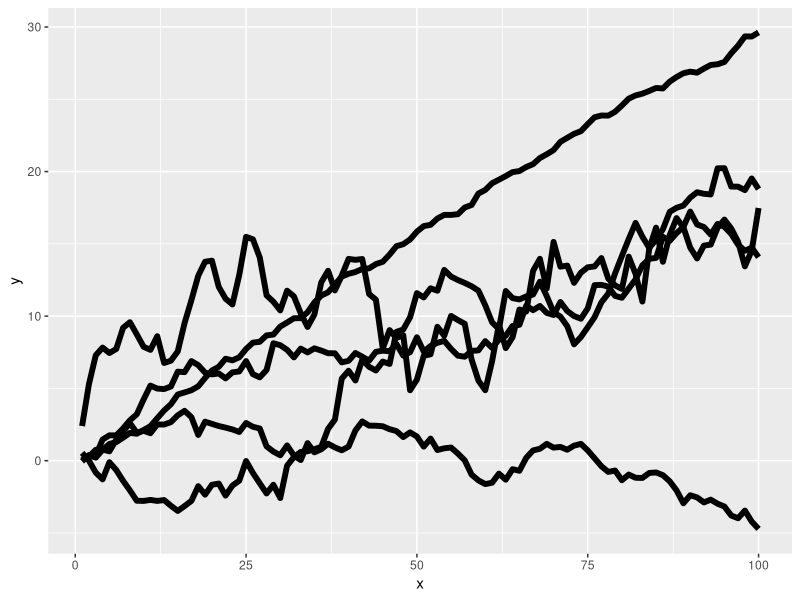
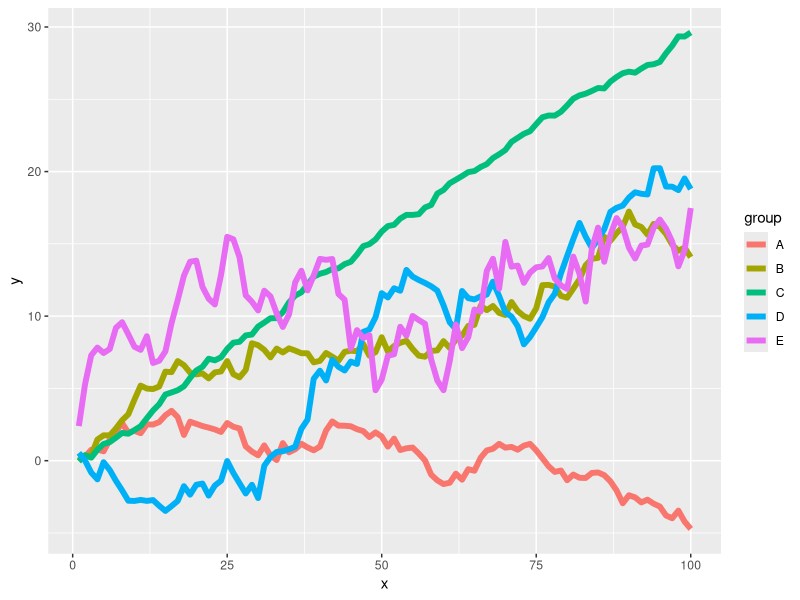
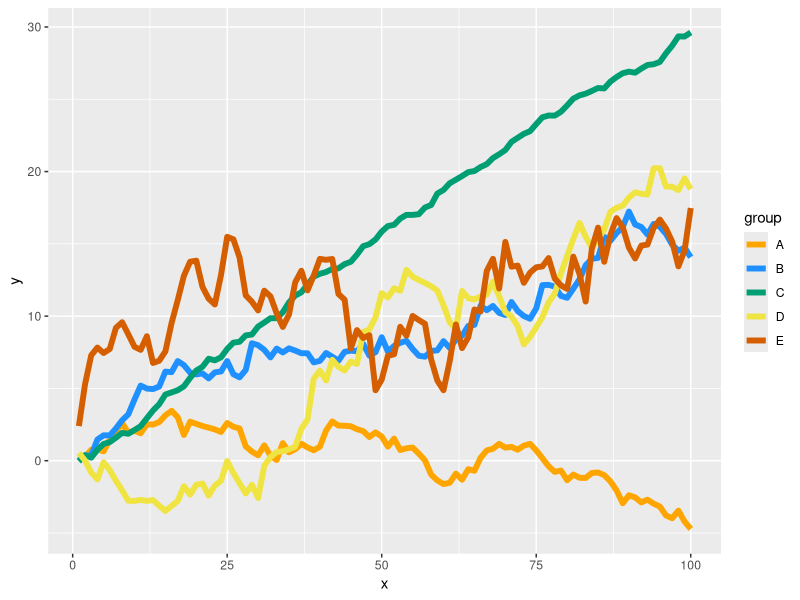
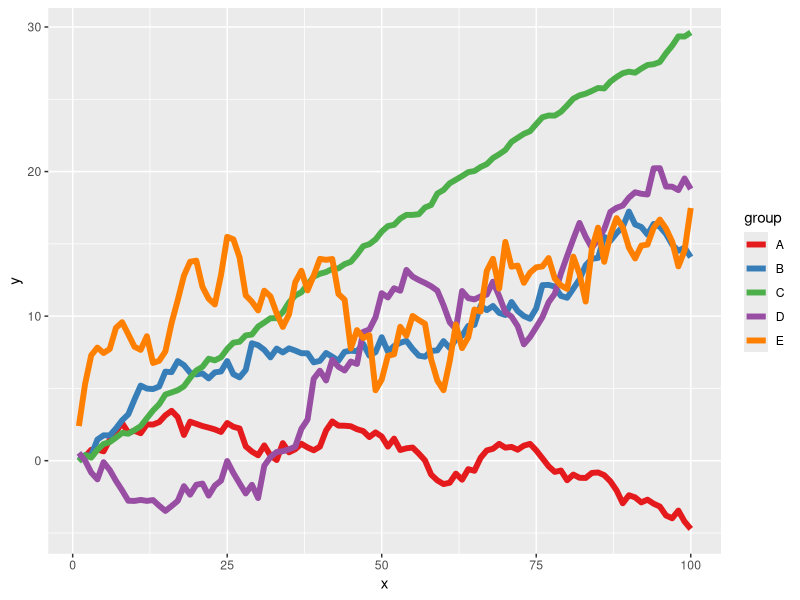
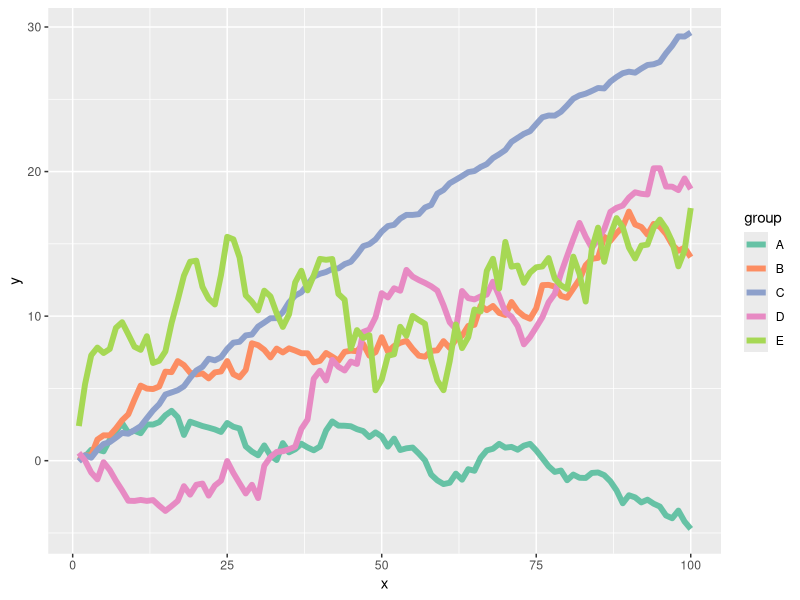
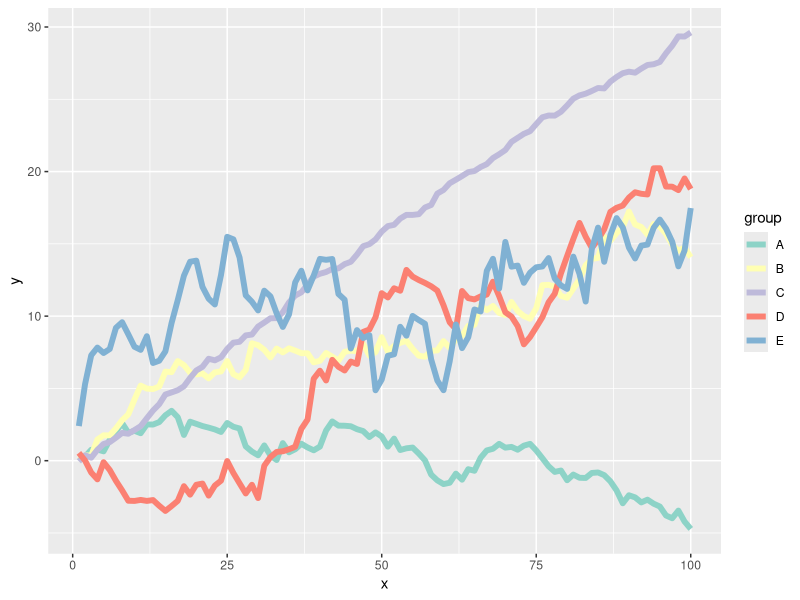
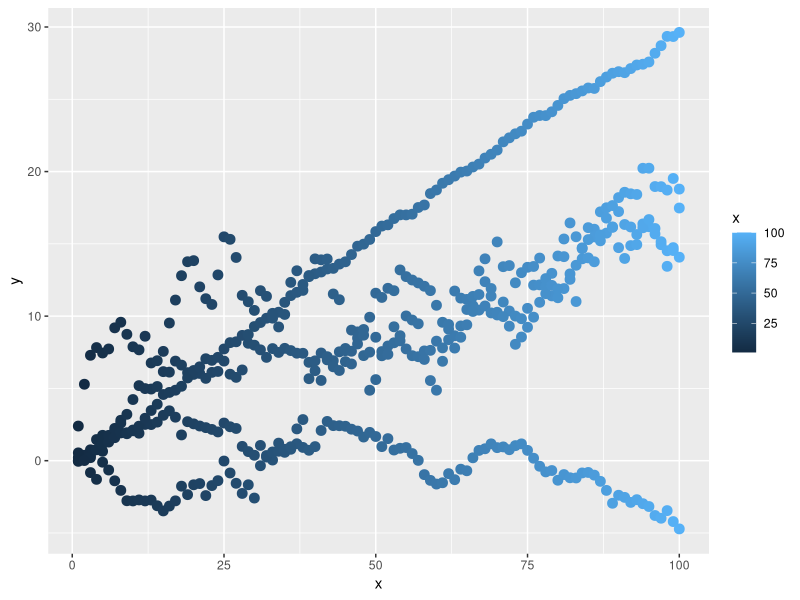
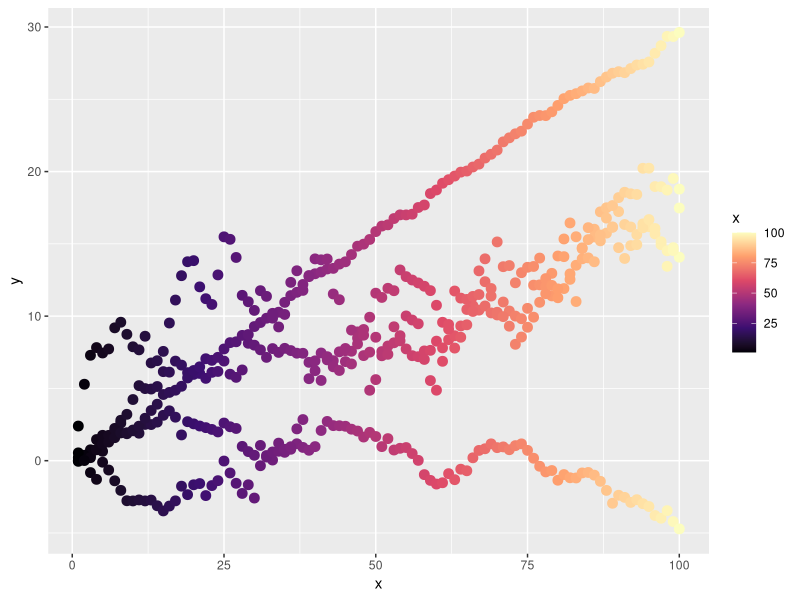

Here is the R script that generated these plots, in order:
## ---- chunk 1
library(ggplot2)  
library(tidyverse)                       # Install & load ggthemes
library(ggthemes)
## ---- chunk 2
my_data <- data.frame(x = 1:100,                          # Create example data
                      y = c(cumsum(rnorm(100, 0, 0.5)),
                            cumsum(rnorm(100, 0.1, 0.6)),
                            cumsum(rnorm(100, 0.3, 0.2)),
                            cumsum(rnorm(100, 0.2, 0.8)),
                            cumsum(rnorm(100, 0.2, 1.5))),
                      group = rep(LETTERS[1:5], each = 100))
## ---- chunk 3
view(my_data)
## ---- chunk 4
ggplot(data = my_data,                                    # Plot without color
       aes(x = x,
           y = y,
           group = group)) +
  geom_line(linewidth = 2)
## ---- chunk 5
my_ggp1 <- ggplot(data = my_data,                         # Default colors
                  aes(x = x,
                      y = y,
                      color = group)) +
  geom_line(linewidth = 2)
my_ggp1
## ---- chunk 6
my_ggp1 +                                                 # Change colors
  scale_color_manual(values = c("A" = "orange", 
                                "B" = "dodgerblue", 
                                "C" = "#009E73", 
                                "D" = "#F0E442", 
                                "E" = "#D55E00"))
## ---- chunk 7
my_ggp1 +                                                 # Discrete color palettes
  scale_color_brewer(palette = "Set1")
 
my_ggp1 +
  scale_color_brewer(palette = "Set2")
 
my_ggp1 +
  scale_color_brewer(palette = "Set3")
## ---- chunk 8
my_ggp2 <- ggplot(data = my_data,                         # Default scatter plot
                  aes(x = x,
                      y = y,
                      color = x)) +
  geom_point(size = 3)
my_ggp2 
## ---- chunk 9
my_ggp2 +                                                 # Continuous color palettes
  scale_color_viridis_c(option = "A")
 
my_ggp2 +
  scale_color_viridis_c(option = "D")
 
my_ggp2 +
  scale_color_viridis_c(option = "E")
## ---- chunk 10
my_ggp2 +                                                 # Custom color ranges
  scale_color_gradientn(colors = c("#009E73", 
                                   "#D55E00"))
 
my_ggp2 +
  scale_color_gradientn(colors = c("#009E73", 
                                   "#F0E442", 
                                   "#D55E00"))
## ---- chunk 11
my_ggp2 +                                                 # Change theme colors
  theme(panel.background = element_rect(fill = "lightgray"), # Panel background
        plot.background = element_rect(fill = "aliceblue"))  # Plot background
## ---- chunk 12
my_ggp2 +                                                 # Border color
  theme(plot.background = element_rect(color = "deepskyblue3",
                                       linewidth = 5))
## ---- chunk 13
my_ggp2 +                                                 # ggplot2 themes
  theme_bw()
 
my_ggp2 +
  theme_void()
 
my_ggp2 +
  theme_dark()
## ---- chunk 14
my_ggp2 +                                                 # Themes by ggthemes
  theme_calc()
 
my_ggp2 +
  theme_gdocs()
 
my_ggp2 +
  theme_economist()

## ---- chunk 15
data(CO2)             # Load example data
